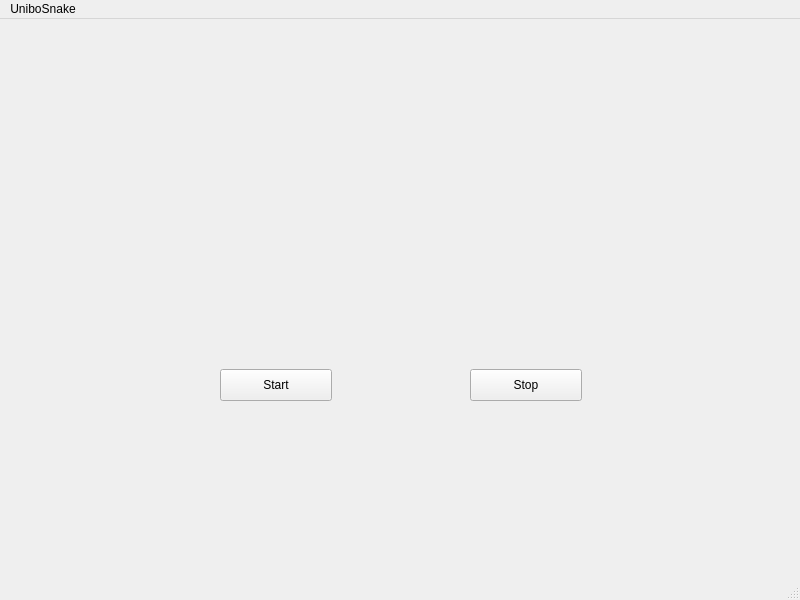
<?xml version="1.0" encoding="UTF-8"?>
<ui version="4.0">
 <class>MainWindow</class>
 <widget class="QMainWindow" name="MainWindow">
  <property name="geometry">
   <rect>
    <x>0</x>
    <y>0</y>
    <width>800</width>
    <height>600</height>
   </rect>
  </property>
  <property name="windowTitle">
   <string>MainWindow</string>
  </property>
  <widget class="QWidget" name="centralwidget">
   <widget class="QPushButton" name="pushButton">
    <property name="geometry">
     <rect>
      <x>220</x>
      <y>350</y>
      <width>112</width>
      <height>32</height>
     </rect>
    </property>
    <property name="text">
     <string>Start</string>
    </property>
   </widget>
   <widget class="QPushButton" name="pushButton_2">
    <property name="geometry">
     <rect>
      <x>470</x>
      <y>350</y>
      <width>112</width>
      <height>32</height>
     </rect>
    </property>
    <property name="text">
     <string>Stop</string>
    </property>
   </widget>
  </widget>
  <widget class="QMenuBar" name="menubar">
   <property name="geometry">
    <rect>
     <x>0</x>
     <y>0</y>
     <width>800</width>
     <height>22</height>
    </rect>
   </property>
   <widget class="QMenu" name="menuUniboSnake">
    <property name="title">
     <string>UniboSnake</string>
    </property>
   </widget>
   <addaction name="menuUniboSnake"/>
  </widget>
  <widget class="QStatusBar" name="statusbar"/>
 </widget>
 <resources/>
 <connections/>
</ui>
